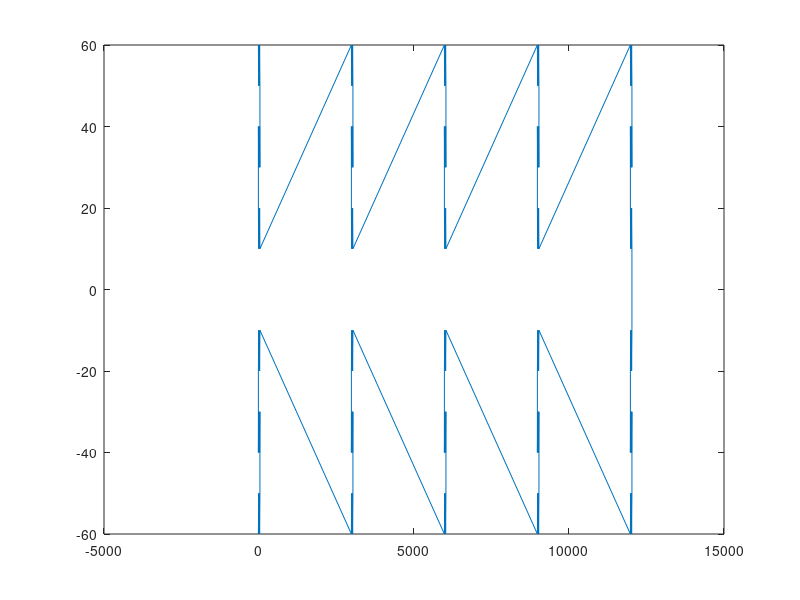

Write MATLAB code to recreate this figure.
clear;
v = 1;
m_x = 10;
m_y = 10;
start_y = 60;
start_x = -20;
verso_x = 1;
verso_y = -1; %1=verso positivo -1=verso negativo
x_original = zeros(1,10);
y_original = zeros(1,10);
x_original(1) = start_x;
y_original(1) = start_y;
i = 1;
n_nodes = 5; %numero di nodi escluso il ROV
d_max = 3000;
for k =0:n_nodes-1
    while y_original(i) ~=  10 || x_original(i) ~= 30 + k*d_max
        i = i+1;
        x_original(i) = x_original(i-1) + m_x*verso_x;
        y_original(i) = y_original(i-1) + m_y*verso_y;
        verso_y = verso_y*(-1);
        if (x_original(i) == -20 + k*d_max|| x_original(i) == 30+ k*d_max) && y_original(i) ~=  10
            i = i+1;
            x_original(i) = x_original(i-1);
            y_original(i) = y_original(i-1) -2*m_y;
            %i = i+1;
            %x_original(i) = x_original(i-1);
            %y_original(i) = y_original(i-1) + m_y;
            verso_x = verso_x*(-1);
        end
    end
    i = i+1;
    if (k ~= n_nodes-1) 
        x_original(i) = start_x + (k+1)*d_max;
        y_original(i) = start_y;
    end
    verso_x = 1;
    verso_y = -1;
end

y = (y_original - 70).';
x = (fliplr(x_original)).';

x_original = x_original.';
y_original = y_original.';

x_original = [x_original;x];
y_original = [y_original;y];

save('posBasedRt_path.mat','x_original','y_original');
plot(x_original,y_original)